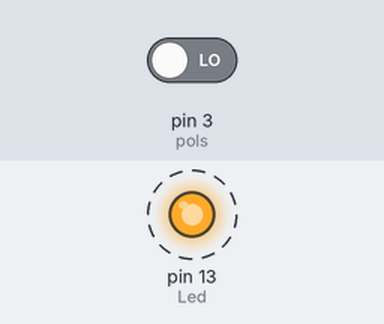
Simulated run of this sketch. Board: Arduino Uno, built with avr-gcc and run on an emulated ATmega328P. Shown: output pins drawn as LEDs (lit = HIGH). Dashed ring = blinking. Inputs (shaded band) come from the test bench; at power-on: pin 3 (pols) LOW.

Above: at 1.3 s.
1.7 s: pin 3 (pols) driven HIGH
At 3.0 s:
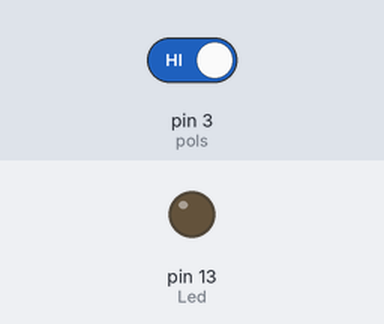
3.3 s: pin 3 (pols) driven LOW
At 3.4 s:
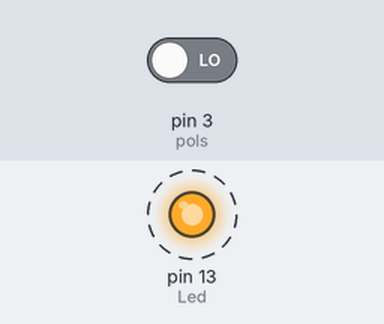
Timing chart, 0 to 12.3 s (numbered marks = the images above; inputs shaded):
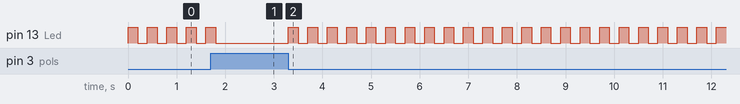

Measured:
- after the input at 1.7 s, pin 13 (Led): goes on until 1.8 s, then stays LOW
- after the input at 3.3 s, pin 13 (Led): alternates HIGH for 0.20 s and LOW for 0.20 s, starting at once
- by itself, pin 13 (Led): alternates HIGH for 0.20 s and LOW for 0.20 s

The sketch:

ARD_12.ino
```cpp
/*
 * CARTROTECH  (www.cartrocreatiu.es)
 *
 * Projecte nº: ARD012
 * Data: 29.08.2021
 * Descripcio: Llegir un polsador i fer parpellejar el led del pin 13
 *
 */

int Led = 13;  //Assigna el pin Led
int pols = 3;  //Assigna el pin al polsador
int val;       //Defineix una variable

void setup()
{

  pinMode(Led, OUTPUT);  //Configura el pin 13 (Led) com eixida
  pinMode(pols, INPUT);  //Configura el pin 3 (pols) com entrada

}

void loop()
{

  val = digitalRead (pols);  //llig el valor de l'entrada 3 i l'assigna a val
  if (val == HIGH)
  {
    digitalWrite (Led,LOW);
  }
  else
  {
    digitalWrite (Led,HIGH);
    delay(200);
    digitalWrite (Led,LOW);
    delay(200);
  }

}
```
